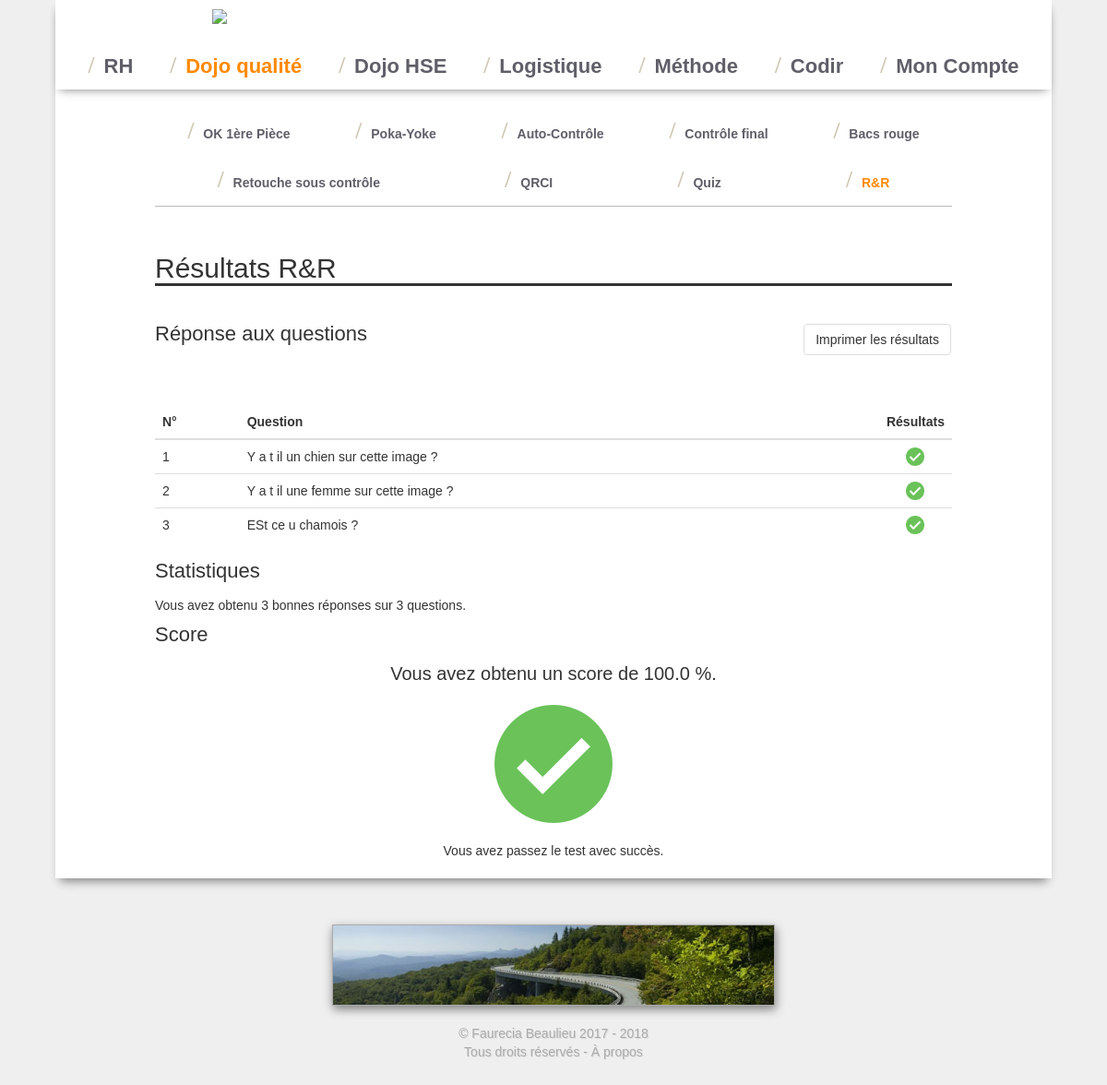
The app's page /dojo_qualite/RR/resultats.php?id=17 (signed in) with its own data.
### tables this page shows
CREATE TABLE `qualite_RR_reponse` (
  `id` int(11) NOT NULL,
  `session` int(11) NOT NULL,
  `question` int(11) NOT NULL,
  `vrai_1` int(11) NOT NULL
);

CREATE TABLE `qualite_RR_question` (
  `id` int(11) NOT NULL,
  `type` tinyint(4) NOT NULL COMMENT '0 pr MOD 1 pr reste',
  `titre` text NOT NULL,
  `question` text NOT NULL,
  `image` text NOT NULL,
  `valide` tinyint(1) NOT NULL,
  `ordre` int(11) DEFAULT NULL
);

### dojo_qualite/RR/resultats.php (the view, shortened to what this page needs)
<?php
include_once "../needed.php";
function int_to_vrai_faux($int){
    if($int>0){
        return '<img src="ressources/checked.png" style="height: 20px;" class="center-block">';
    }else{
        return '<img src="ressources/cancel.png" style="height: 20px;" class="center-block">';
    }
}
?>
<h2>Résultats R&amp;R</h2>
<table class="table">
<h4>Réponse aux questions<a href="imprimer_fiche.php?id=<?php echo $_GET['id']; ?>" target=_blank class="pull-right btn btn-default">Imprimer les résultats</a></h4>
<div style="height: 30px"></div>
<table class="table">
<thead class="thead">
<tr>
    <th>N°</th>
    <th>Question</th>
    <th style="width: 70px;">Résultats</th>
</tr>
</thead>
<tbody>
<?php
$tot_reponse = 0;
$bonne_reponse = 0;
$Query = $bdd->prepare('SELECT * FROM qualite_RR_reponse
  LEFT JOIN qualite_RR_question ON qualite_RR_question.id = qualite_RR_reponse.question
  WHERE qualite_RR_reponse.session = ? ORDER BY qualite_RR_question.ordre ASC');
$Query->execute(array($_GET["id"]));
$i=0;
while ($Data = $Query->fetch()) {
    ?>
    <tr class="clickable" data-toggle="modal" data-target="#modal<?php echo $i; ?>" title="Cliquez pour voir le commentaire">
        <td>
        <?php
        echo $Data['ordre'];
        $valide = $Data['vrai_1']==$Data['valide'];
        if($valide){
            $bonne_reponse += 1;
        }
        $tot_reponse +=1;
        ?></td>
        <td><?php echo $Data['question']; ?></td>
        <td><?php echo int_to_vrai_faux($valide); ?></td>
    </tr>
    <?php
    $i++;
}
?>
</tbody>
</table>
<h4>Statistiques</h4>
    <p>Vous avez obtenu <?php echo $bonne_reponse; ?> bonnes réponses sur <?php echo $tot_reponse; ?> questions.</p>
<?php
$score = floatval($bonne_reponse)/$tot_reponse*100;
?>
<h4>Score</h4>
<p style="text-align: center; font-size: 20px;">Vous avez obtenu un score de <?php echo  number_format($score, 1); ?> %.</p>
<?php
$Query = $bdd->prepare("SELECT * FROM qualite_RR_session WHERE id = ?");
$Query->execute(array($_GET["id"]));
if ($Query->fetch()['type'] == 0){
    $limite = 70;
}else{
    $limite = 60;
}
if ($score>$limite){?>
    <img src="ressources/checked.png" style="height: 128px; margin: 20px auto;" class="center-block">
    <p style="text-align: center;">Vous avez passez le test avec succès.</p>
    <?php
}

### css/base.css (style rules this page uses)
body { background-color: #efefef; font-family: 'clio', helvetica, sans-serif; }
td { vertical-align: middle !important; }
.btn-default { border-color:#ddd; margin: 1px; }
h2 { font-size: 30px; font-weight: 500; border-bottom-style: solid !important; border-bottom: 3px; margin-bottom: 40px; }
h4 { font-size: 22px; margin-bottom: 15px; }

### records on screen
qualite_rr_reponse: qualite_rr_question.ordre "1", qualite_rr_question.question "Y a t il un chien sur cette image ?"
qualite_rr_reponse: qualite_rr_question.ordre "2", qualite_rr_question.question "Y a t il une femme sur cette image ?"
qualite_rr_reponse: qualite_rr_question.ordre "3", qualite_rr_question.question "ESt ce u chamois ?"

### other values on screen
$bonne_reponse "3"
$tot_reponse "3"
$score "100.0"
